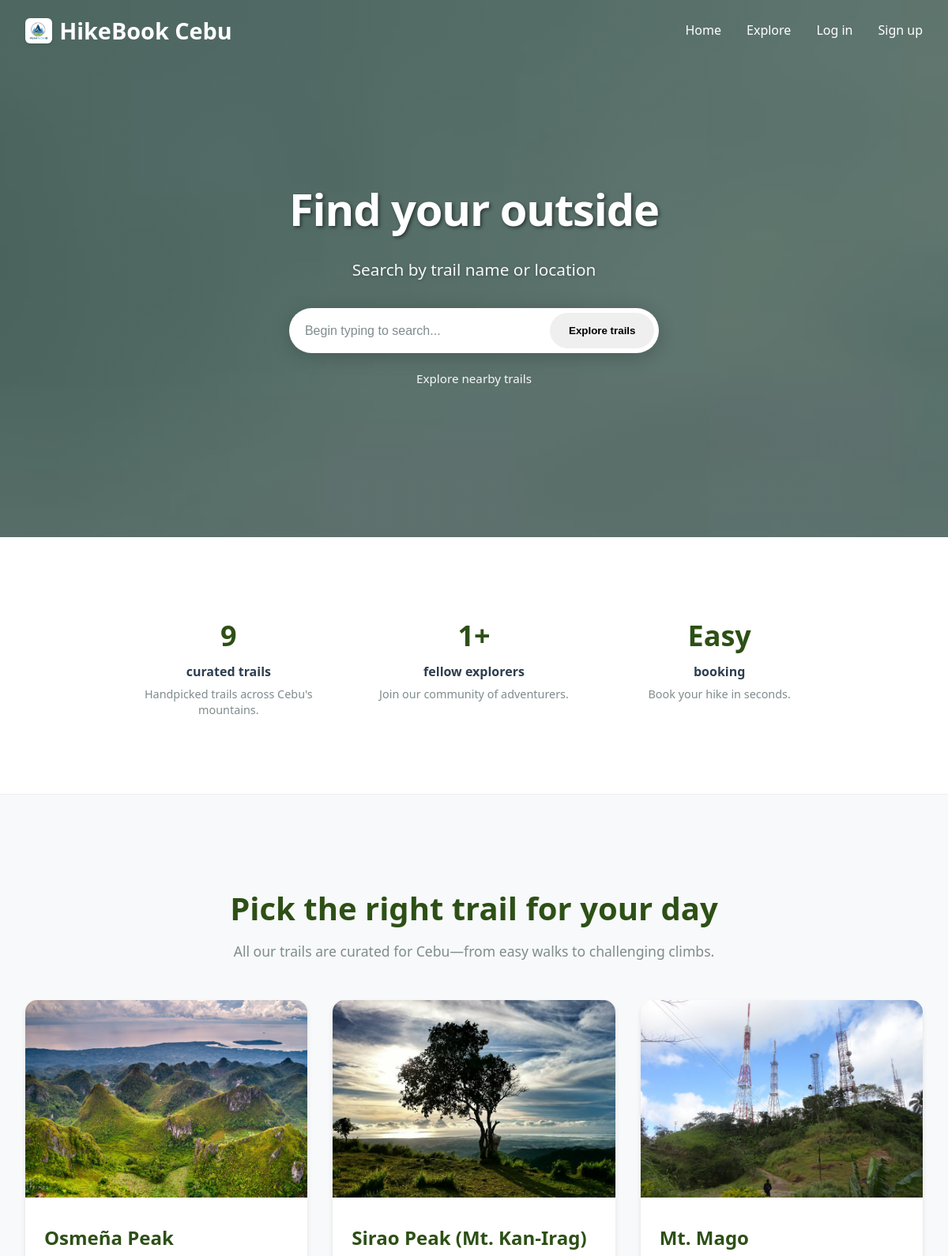
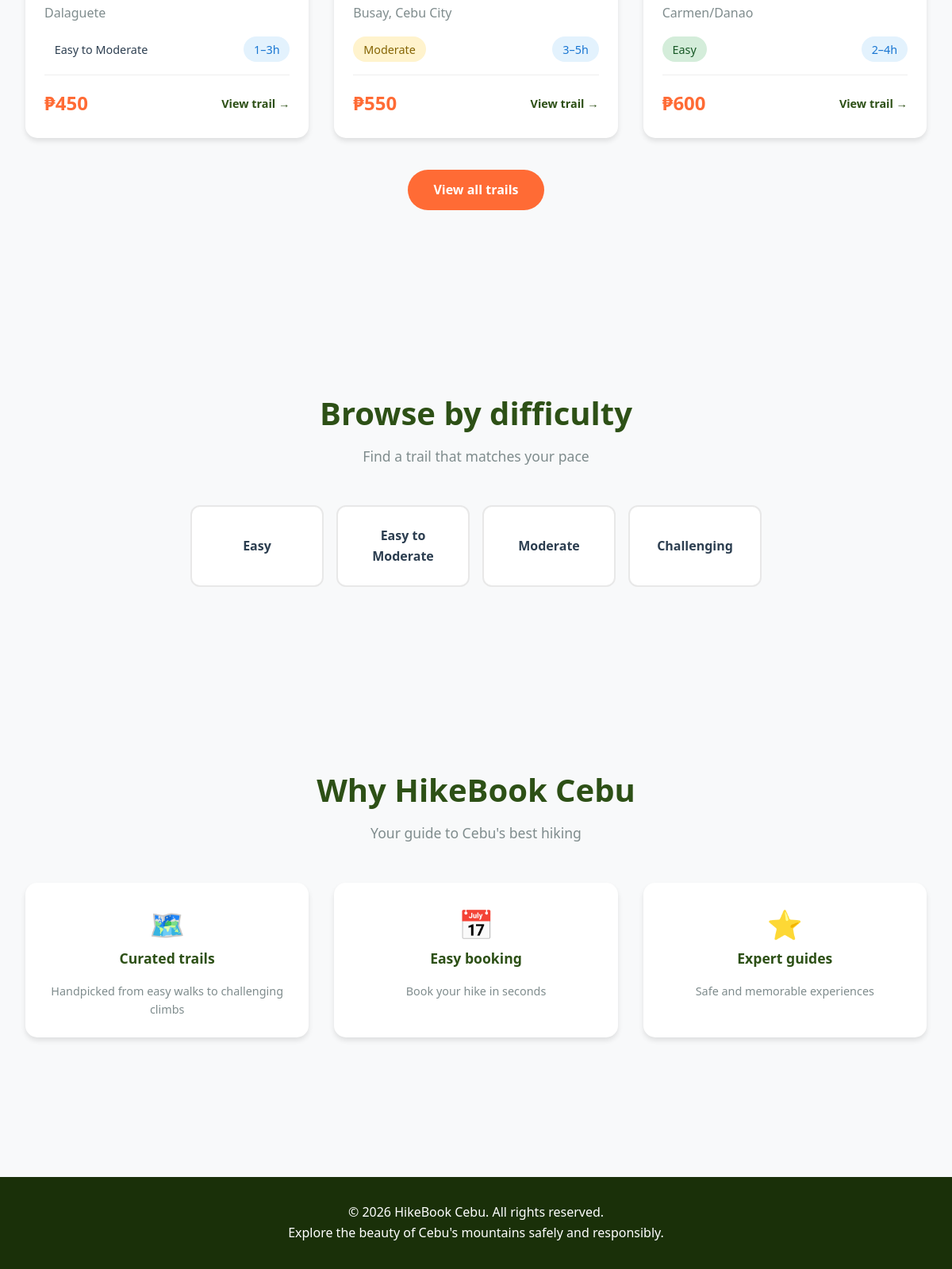
The page / on the database its author committed (2 pictures, top to bottom).
### tables this page shows
CREATE TABLE `hikes` (
  `id` int(11) NOT NULL,
  `slug` varchar(64) NOT NULL,
  `name` varchar(120) NOT NULL,
  `location` varchar(120) NOT NULL,
  `difficulty` varchar(64) NOT NULL,
  `duration_hours_min` int(11) NOT NULL,
  `duration_hours_max` int(11) NOT NULL,
  `price` int(11) NOT NULL,
  `description` text NOT NULL,
  `image_url` varchar(255) NOT NULL
);

### config.php (called while the page is built, shortened)
<?php
function isLoggedIn() {
    return isset($_SESSION['user_id']);
}
function sanitize($data) {
    return htmlspecialchars(trim($data), ENT_QUOTES, 'UTF-8');
}
?>

### index.php (the view, shortened to what this page needs)
<?php
require_once 'config.php';
$stmt = $pdo->query("SELECT * FROM hikes ORDER BY id ASC LIMIT 3");
$featured_hikes = $stmt->fetchAll();
$stmt = $pdo->query("SELECT COUNT(*) as c FROM hikes");
$trails_count = $stmt->fetch()['c'];
$stmt = $pdo->query("SELECT COUNT(*) as c FROM users WHERE is_active = 1");
$explorers_count = $stmt->fetch()['c'];
$stmt = $pdo->query("SELECT DISTINCT difficulty FROM hikes ORDER BY FIELD(difficulty, 'Easy', 'Easy to Moderate', 'Moderate', 'Challenging')");
$difficulties = $stmt->fetchAll(PDO::FETCH_COLUMN);
?>
<!DOCTYPE html>
<html lang="en">
<head>
    <link rel="stylesheet" href="css/styles.css">
</head>
<body class="home-page">
    <nav class="navbar navbar-home">
        <div class="nav-container">
            <a href="index.php" class="logo">
                <img src="images/logo.png" alt="<?php echo SITE_NAME; ?> Logo">
                <?php echo SITE_NAME; ?>
            </a>
            <ul class="nav-links">
                <li><a href="index.php">Home</a></li>
                <li><a href="hikes.php">Explore</a></li>
                <?php if (isLoggedIn()): ?>
                    <li><a href="profile.php">Profile</a></li>
                    <?php if (isAdmin()): ?>
                        <li><a href="<?php echo base_url('admin/dashboard.php'); ?>">Admin</a></li>
                    <?php endif; ?>
                    <li><a href="logout.php">Logout</a></li>
                <?php else: ?>
                    <li><a href="#" class="auth-modal-trigger" data-modal="login">Log in</a></li>
                    <li><a href="#" class="auth-modal-trigger" data-modal="register">Sign up</a></li>
                <?php endif; ?>
            </ul>
        </div>
    </nav>
    <section class="hero hero-home">
        <div class="hero-inner">
            <h1 class="hero-title">Find your outside</h1>
            <p class="hero-subtitle">Search by trail name or location</p>
            <form class="hero-search" action="hikes.php" method="GET" role="search">
                <input type="text" name="search" class="hero-search-input" placeholder="Begin typing to search..." autocomplete="off" aria-label="Search trails">
                <button type="submit" class="btn btn-hero">Explore trails</button>
            </form>
            <a href="hikes.php" class="hero-link">Explore nearby trails</a>
        </div>
    </section>
    <section class="home-stats">
        <div class="container">
            <div class="stats-row">
                <div class="stat-item">
                    <span class="stat-number"><?php echo $trails_count; ?></span>
                    <span class="stat-label">curated trails</span>
                    <p class="stat-desc">Handpicked trails across Cebu's mountains.</p>
                </div>
                <div class="stat-item">
                    <span class="stat-number"><?php echo $explorers_count; ?>+</span>
                    <span class="stat-label">fellow explorers</span>
                    <p class="stat-desc">Join our community of adventurers.</p>
                </div>
                <div class="stat-item">
                    <span class="stat-number">Easy</span>
                    <span class="stat-label">booking</span>
                    <p class="stat-desc">Book your hike in seconds.</p>
                </div>
            </div>
        </div>
    </section>
    <section class="home-section home-trails">
        <div class="container">
            <div class="section-title">
                <h2>Pick the right trail for your day</h2>
                <p>All our trails are curated for Cebu—from easy walks to challenging climbs.</p>
            </div>
            <div class="hikes-grid home-hikes-grid">
                <?php foreach ($featured_hikes as $hike): ?>
                    <a href="#" class="hike-card hike-card-link hike-detail-trigger" data-hike-id="<?php echo $hike['id']; ?>">
                        <img src="<?php echo sanitize($hike['image_url']); ?>" alt="<?php echo sanitize($hike['name']); ?>" class="hike-image">
                        <div class="hike-content">
                            <h3 class="hike-title"><?php echo sanitize($hike['name']); ?></h3>
                            <div class="hike-location"><?php echo sanitize($hike['location']); ?></div>
                            <div class="hike-meta">
                                <span class="meta-badge difficulty-<?php echo strtolower(str_replace(' ', '-', $hike['difficulty'])); ?>">
                                    <?php echo sanitize($hike['difficulty']); ?>
                                </span>
                                <span class="meta-badge meta-duration"><?php echo $hike['duration_hours_min']; ?>–<?php echo $hike['duration_hours_max']; ?>h</span>
                            </div>
                            <div class="hike-footer">
                                <span class="price">₱<?php echo number_format($hike['price']); ?></span>
                                <span class="hike-cta">View trail →</span>
                            </div>
                        </div>
                    </a>
                <?php endforeach; ?>
            </div>
            <div class="section-cta">
                <a href="hikes.php" class="btn btn-primary">View all trails</a>
            </div>
        </div>
    </section>
    <section class="home-section home-browse">
        <div class="container">
            <div class="section-title">
                <h2>Browse by difficulty</h2>
                <p>Find a trail that matches your pace</p>
            </div>
            <div class="browse-grid">
                <?php foreach ($difficulties as $d): ?>
                    <a href="hikes.php?difficulty=<?php echo urlencode($d); ?>" class="browse-card">
                        <span class="browse-card-label"><?php echo sanitize($d); ?></span>
                    </a>
                <?php endforeach; ?>
            </div>
        </div>
    </section>
    <section class="home-section home-why">
        <div class="container">
            <div class="section-title">
                <h2>Why <?php echo SITE_NAME; ?></h2>
                <p>Your guide to Cebu's best hiking</p>
            </div>
            <div class="features features-compact">
                <div class="feature-card">
                    <span class="feature-icon">🗺️</span>
                    <h3>Curated trails</h3>
                    <p>Handpicked from easy walks to challenging climbs</p>
                </div>
                <div class="feature-card">
                    <span class="feature-icon">📅</span>
                    <h3>Easy booking</h3>
                    <p>Book your hike in seconds</p>
                </div>
                <div class="feature-card">
                    <span class="feature-icon">⭐</span>
                    <h3>Expert guides</h3>
                    <p>Safe and memorable experiences</p>
                </div>
            </div>
        </div>
    </section>
    <footer class="footer">
        <p>&copy; <?php echo date('Y'); ?> <?php echo SITE_NAME; ?>. All rights reserved.</p>
        <p>Explore the beauty of Cebu's mountains safely and responsibly.</p>
    </footer>
</body>
</html>

### rows shown on the page
hikes: image_url (picture), name "Osmeña Peak", location "Dalaguete", difficulty "Easy to Moderate", duration_hours_min "1", duration_hours_max "3", price "450"
hikes: image_url (picture), name "Sirao Peak (Mt. Kan-Irag)", location "Busay, Cebu City", difficulty "Moderate", duration_hours_min "3", duration_hours_max "5", price "550"
hikes: image_url (picture), name "Mt. Mago", location "Carmen/Danao", difficulty "Easy", duration_hours_min "2", duration_hours_max "4", price "600"

### other values the page prints
SITE_NAME "HikeBook Cebu"
$trails_count "9"
$explorers_count "1"
$d "Easy"
$d "Easy to Moderate"
$d "Moderate"
$d "Challenging"
